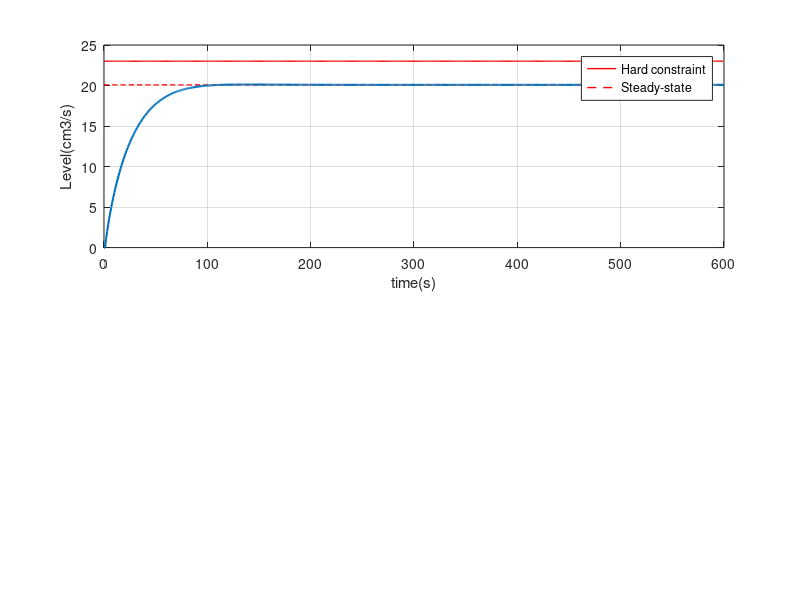
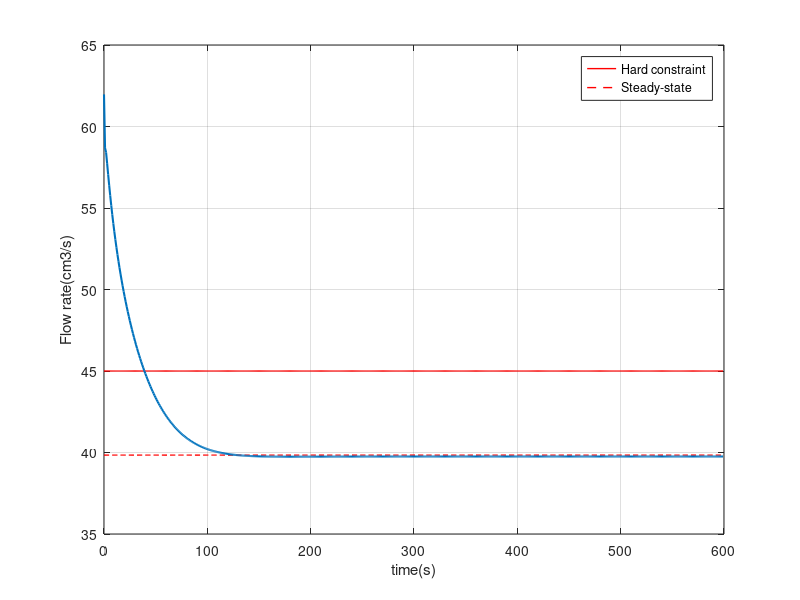

The MATLAB script that drew these images, in order: (Note: this script raises an error after producing the figures.)
% PID control

clear all
clc

    
ysp = 20.0827;
yt(1) = 0;
y0 = yt(1);


S = 7.5*7.5;   % Cross-section area of Tank 1 (cm^2)
g = 980;           % Gravitational constant (cm/s^2)
A = (22/7)*(0.505^2)/4;        % Cross-section outlet area of Tank 1 (m^2)
u_s = 39.84;
u = 0;

er(1) = ysp - yt(1);

Kc = 3;
Ti = 35;
Td = 1;


dt = 1;


N = 600;

for i = 1:1:N
    
    % Function
    dh(i) = (-A*sqrt(2*g*yt(i))/S)+u/(S);
    yt(i+1) = yt(i)+dh(i);
    yref(i+1) = ysp-yt(i+1);
    
    % Integrate
    er(i+1) = ysp - yt(i+1);
    b = i; a = i-1;
    I(i) = (b-a)*((er(i+1)+er(i))/2);
    SumI = sum(I);
    
    % Differentation 
    der(i) = (er(i+1) - er(i))/i
    
    
    u_pid(i) = Kc*(er(i+1) + (1/Ti)*SumI + Td*der(i));
    %if u_pid(i) > 45
    %    u_pid(i) = 45;
    %end
    u = u_pid(i)
end
%%

t=0:1:N;
tu=0:1:N-1;

figure(1)
subplot(2,1,1)
con_max = (23)*ones(1,N);
plot(tu,con_max,'r','Linewidth',1)
hold on
con_s = (20.0827)*ones(1,N);
plot(tu,con_s,'--r','Linewidth',1)
hold on
plot(t,yt,'Linewidth',1.5)
legend('Hard constraint','Steady-state');
hold on
ylabel('Level(cm3/s)')
xlabel('time(s)')
grid on

figure(2)
con_max = (45)*ones(1,N);
plot(tu,con_max,'r','Linewidth',1)
hold on
con_s = (u_s)*ones(1,N);
plot(tu,con_s,'--r','Linewidth',1)
hold on
plot(tu,u_pid,'Linewidth',1.5)
hold on
ylabel('Flow rate(cm3/s)')
xlabel('time(s)')
legend('Hard constraint','Steady-state');
grid on

%%
load('All_data.mat')

figure(3); 
ty=0:1:N;
plot(tu,h_tank1_offline(1:1:600),'Linewidth',1.5)
hold on
plot(tu,h_tank1_online(1:1:600),'Linewidth',1.5)
t = 0:dt:(N-1);
plot(tu,h1_openloop(1:1:600),'Linewidth',1.5)
hold on
plot(ty,yt,'Linewidth',1.5)
con_max = (23)*ones(1,N);
plot(tu,con_max,'r','Linewidth',1)
hold on
xlabel('time (s)');
ylabel('Level of tank NO.1 (cm)');
legend('Offline MPC','Online MPC','Open-loop','PID');
grid on



